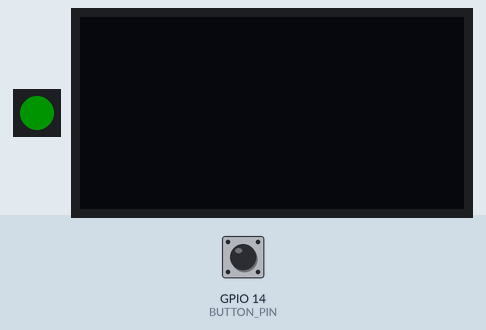
This sketch was run on a simulated ESP8266 (NodeMCU). Parts: 1 RGB LEDs in strip order, left to right, 128×64 one-colour display. Inputs (shaded band) come from the test bench; at power-on: GPIO 14 (BUTTON_PIN) LOW. Dim RGB values are drawn brighter than linear; WiFi joins after 1.5 s; servers stay silent unless stated; the strip is taken to match the declared colour order.

Above: at 7.7 s.
7.8 s: GPIO 14 (BUTTON_PIN) pulled HIGH for 0.15 s
At 7.98 s:
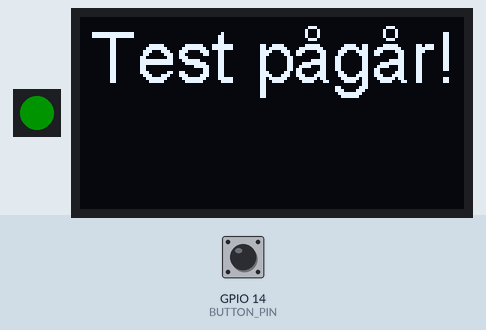
8.5 s: GPIO 14 (BUTTON_PIN) pulled HIGH for 1 s
At 8.9 s:
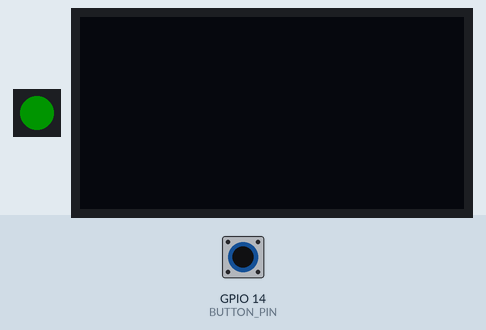
11.0 s: GPIO 14 (BUTTON_PIN) pulled HIGH for 0.15 s
At 11.48 s:
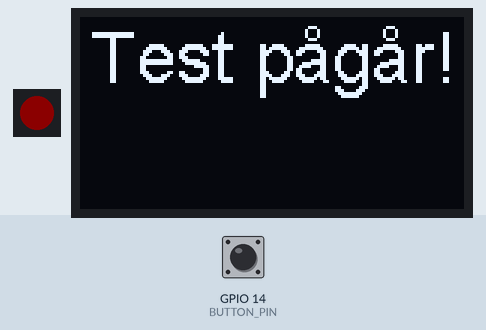
11.7 s: GPIO 14 (BUTTON_PIN) pulled HIGH for 3.2 s
At 12.1 s:
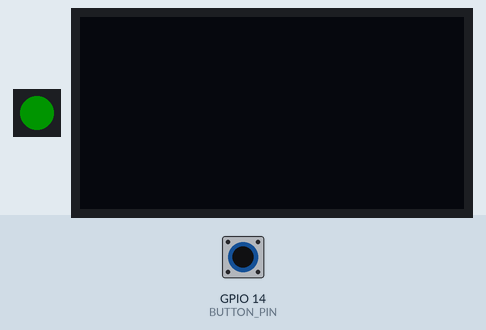
16.4 s: GPIO 14 (BUTTON_PIN) pulled HIGH for 0.15 s
At 17.82 s:
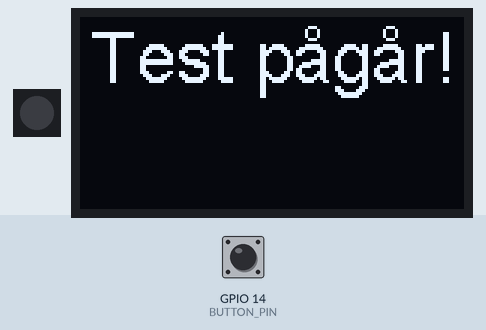
Timing chart, 0 to 20.1 s (numbered marks = the images above; inputs shaded):
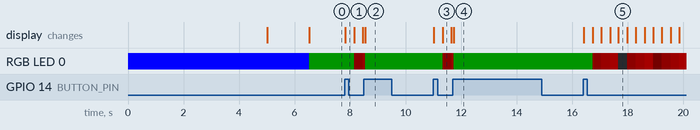

Measured:
- after the input at 7.8 s, RGB LED 0: RGB(0, 20, 0) → RGB(12, 0, 0) after 0.34 s, → RGB(25, 0, 0) 0.32 s later; the display: changes at once (image 1)
- after the input at 8.5 s, the display: changes after 0.05 s (image 2)
- after the input at 11.0 s, RGB LED 0: RGB(0, 20, 0) → RGB(12, 0, 0) after 0.33 s, → RGB(25, 0, 0) 0.32 s later; the display: first changes at once (image 3 shows a later state)
- after the input at 11.7 s, the display: changes at once (image 4)
- after the input at 16.4 s, RGB LED 0: RGB(0, 20, 0) → RGB(12, 0, 0) after 0.34 s, → RGB(25, 0, 0) 0.32 s later, → RGB(38, 0, 0) 0.32 s later, → off 0.30 s later, … (11 changes in this stretch); the display: first changes at once (image 5 shows a later state)

The sketch:

tesuto-chuu.ino
```cpp
#include <Wire.h>
#include "SSD1306.h" // alias for `#include "SSD1306Wire.h"`
#include <ESP8266WiFi.h>
#include <ESP8266WiFiMulti.h>
#include <ArduinoOTA.h>
#include <Adafruit_NeoPixel.h>
#include <Ethernet.h>


#define BUTTON_PIN 14
#define LED_PIN 12
#define NUM_PIXELS 1


const char* WIFI_SSID_1 = "ssid1";
const char* WIFI_PASSWORD_1 = "pass1";
const char* WIFI_SSID_2 = "ssid2";
const char* WIFI_PASSWORD_2 = "pass2";


Adafruit_NeoPixel strip = Adafruit_NeoPixel(NUM_PIXELS, LED_PIN, NEO_RGB + NEO_KHZ400);
WiFiServer server(13337);
SSD1306 display(0x3c, 4, 5); //0x3C being the usual address of the OLED


bool isTestInProgress = false;
bool isButtonPressed = false;
String name = "";


ESP8266WiFiMulti wifi;

bool isConnected = false;
time_t startTime = millis();

void setup() {
  pinMode(LED_PIN, OUTPUT);
  pinMode(BUTTON_PIN, INPUT);

  strip.begin();
  server.begin();
  Serial.begin(115200);

  strip.setPixelColor(0, getRgb(0, 0, 255));
  strip.show();

  delay(5000);

  display.init();
  display.flipScreenVertically();

  ArduinoOTA.onStart([]() {
    Serial.println("Start");
  });

  ArduinoOTA.onEnd([]() {
    Serial.println("\nEnd");
  });

  ArduinoOTA.onProgress([](unsigned int progress, unsigned int total) {
    Serial.printf("Progress: %u%%\r", (progress / (total / 100)));
  });

  ArduinoOTA.onError([](ota_error_t error) {
    Serial.printf("Error[%u]: ", error);
    if (error == OTA_AUTH_ERROR) Serial.println("Auth Failed");
    else if (error == OTA_BEGIN_ERROR) Serial.println("Begin Failed");
    else if (error == OTA_CONNECT_ERROR) Serial.println("Connect Failed");
    else if (error == OTA_RECEIVE_ERROR) Serial.println("Receive Failed");
    else if (error == OTA_END_ERROR) Serial.println("End Failed");
  });

  // An IP must be set here otherwise wifi.run() will fail later.
  IPAddress ip(10, 0, 0, 115);
  IPAddress netmask(255, 255, 255, 0);
  IPAddress gateway(10, 0, 0, 1);

  WiFi.config(ip, netmask, gateway);

  // Uncomment this to clear remembered APs
//  WiFi.disconnect();

  wifi.addAP(WIFI_SSID_1, WIFI_PASSWORD_1);
  wifi.addAP(WIFI_SSID_2, WIFI_PASSWORD_2);

  if (wifi.run() == WL_CONNECTED) {
    isConnected = true;
    selectIp();
  }

  ArduinoOTA.begin();
}

void loop() {
  ArduinoOTA.handle();

  if (!isTestInProgress && time_t(startTime + 30000) < millis()) {
    if (!isConnected) {
      strip.setPixelColor(0, getRgb(64, 0, 0));
      strip.show();
    }

    if (wifi.run() == WL_CONNECTED) {
      isConnected = true;
      printOnScreen("");
      selectIp();
    } else {
      isConnected = false;
      delay(1000);
    }

    startTime = millis();
  }

  if (isTestInProgress) {
    for (int i = 0; i < 50; i++) {
      strip.setPixelColor(0, getRgb(i, 0, 0));
      strip.show();

      updateButtonPressed();
      updateScreen();
      handleClient();

      if (!isTestInProgress) {
        break;
      }

      delay(10);
    }
  } else {
    updateButtonPressed();
    handleClient();

    if (isConnected) {
      strip.setPixelColor(0, getRgb(0, 20, 0));
      updateScreen();
    } else {
      strip.setPixelColor(0, getRgb(32, 16, 0));
      printOnScreen("Conn Err.");
    }

    strip.show();
  }

  delay(10);
}

void selectIp() {
  if (WiFi.SSID() == WIFI_SSID_2) {
      IPAddress ip(192, 168, 1, 115);
      IPAddress netmask(255, 255, 255, 0);
      IPAddress gateway(192, 168, 1, 1);
      WiFi.config(ip, netmask, gateway);
      WiFi.reconnect();
    } else if (WiFi.SSID() == WIFI_SSID_1) {
      IPAddress ip(10, 0, 0, 115);
      IPAddress netmask(255, 255, 255, 0);
      IPAddress gateway(10, 0, 0, 1);
      WiFi.config(ip, netmask, gateway);
      WiFi.reconnect();
    }
}

void handleClient() {
  WiFiClient client = server.available();
  if (client) {
    String testMode = client.readStringUntil(',');

    if (testMode == "ON") {
      isTestInProgress = true;
      name = client.readStringUntil('\n');
    } else if (testMode == "OFF") {
      isTestInProgress = false;
    }

    client.flush();
  }
}

void updateButtonPressed() {
  if (digitalRead(BUTTON_PIN) && !isButtonPressed) {
    isButtonPressed = true;
    isTestInProgress = !isTestInProgress;
    name = "";
  } else if (!digitalRead(BUTTON_PIN) && isButtonPressed) {
    isButtonPressed = false;
  }
}

void updateScreen() {
  display.clear();

  display.setTextAlignment(TEXT_ALIGN_CENTER);
  display.setFont(ArialMT_Plain_24);
  if (isTestInProgress) {
    display.drawString(64, 0, "Test pågår!");
    display.drawString(64, 36, name);
  }

  display.display();
}

void printOnScreen(String str) {
  display.clear();

  display.setTextAlignment(TEXT_ALIGN_CENTER);
  display.setFont(ArialMT_Plain_24);
  display.drawString(64, 0, str);

  display.display();
}

uint32_t getRgb(uint8_t r, uint8_t g, uint8_t b) {
  uint32_t color = (uint32_t(r) << 16) + (uint32_t(g) << 8) + (uint32_t(b));
  return color;
}

void clearStrip() {
  for( int i = 0; i < NUM_PIXELS; i++){
    strip.setPixelColor(i, 0x000000); strip.show();
  }
}
```
